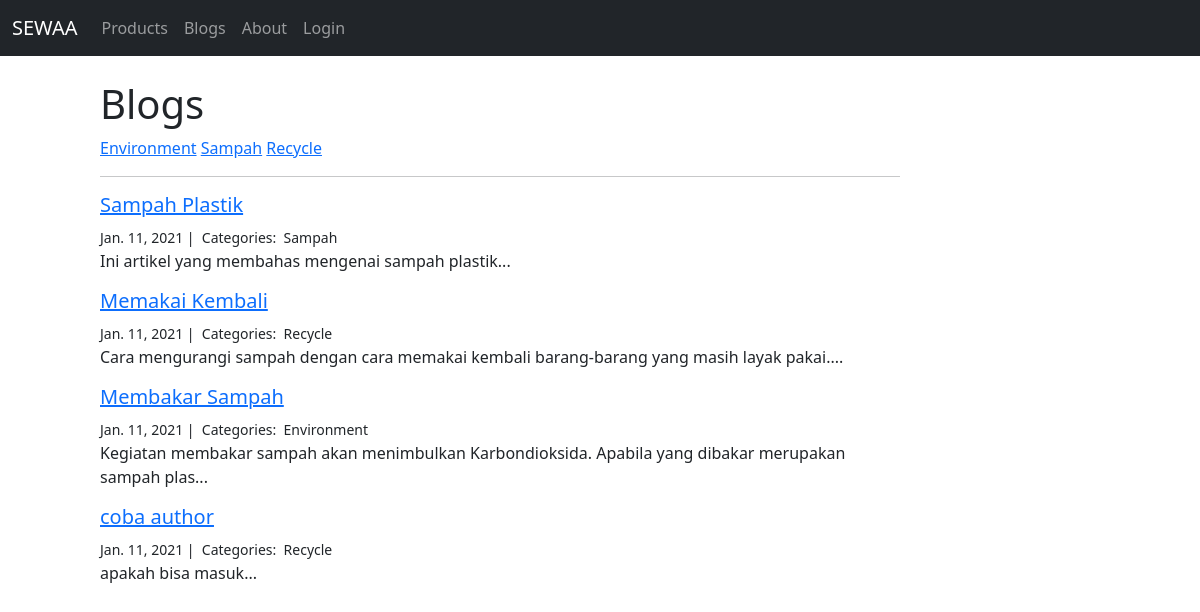
Screenshot of /blog/ with the database file from the repository.
### blog/models.py (models this page shows, shortened)
class Category(models.Model):
    name = models.CharField(max_length=50)
    def __str__(self):
        return self.name

class Blog(models.Model):
    title = models.CharField(max_length=200)
    text = models.TextField()
    created_on = models.DateTimeField(auto_now_add=True)
    last_modified = models.DateTimeField(auto_now=True)
    category = models.ManyToManyField('Category', related_name='posts')
    author = models.ForeignKey(User, null=True, blank=True, on_delete=models.CASCADE)

### blog/views.py (the view)
# urls.py: path('', views.index, name='index'),
def index(request):
    blogs = Blog.objects.all()
    categories = Category.objects.all()
    return render(request, 'blog/index.html', {
        'blogs' : blogs,
        'categories' : categories,
    })

### blog/templates/blog/index.html (shortened to what this page needs)
{% extends "base.html" %}
{% block body %}
<div class="col-md-8 offset-md-1">
    <h1>Blogs</h1>
    <nav>
        {% for category in categories %}
            <a href="{% url 'blog:blog_category' category=category.name %}">{{ category }}</a>
        {% endfor %}
    </nav>
    <hr>
    {% for blog in blogs %}
    <h5><a href="{% url 'blog:blog_detail' id=blog.id %}">{{ blog.title }}</a></h5>
    <small>
        {{ blog.created_on.date }} |&nbsp;
        Categories:&nbsp;
        {% for category in blog.category.all %}
            {{ category.name }}&nbsp;
        {% endfor %}
    </small>
    <p>{{ blog.text | slice:":100" }}...</p>
    {% endfor %}
</div>
{% endblock %}

### templates/base.html (shortened to what this page needs)
<!doctype html>
<html lang="en">
  <head>
    <link href="https://cdn.jsdelivr.net/npm/bootstrap@5.0.0-beta1/dist/css/bootstrap.min.css" rel="stylesheet">
  </head>
  <body>
    {% include 'navbar.html' %}
    <dif class="container">
      {% block body %}
      {% endblock %}
    </dif>
  </body>
</html>

### templates/navbar.html (shortened to what this page needs)
<nav class="navbar navbar-expand-lg navbar-dark bg-dark">
    <div class="container-fluid">
      <a class="navbar-brand" href="/">SEWAA</a>
      <div class="collapse navbar-collapse" id="navbarNavAltMarkup">
        <div class="navbar-nav">
          <a class="nav-link" href="{% url 'product:index' %}">Products</a>
          <a class="nav-link" href="{% url 'blog:index' %}">Blogs</a>
          <a class="nav-link" href="{% url 'product:about' %}">About</a>
          {% if user.is_authenticated %}
          <a class="nav-link" href="{% url 'product:profile' %}">Profile</a>
            <a class="nav-link" href="{% url 'logout'%}">Logout</a>
          {% else %}
          <a class="nav-link" href="{% url 'login'%}?next={{request.path}}">Login</a>
          {% endif %}
        </div>
      </div>
    </div>
  </nav>

### rows the page displays
Category: name "Environment"
Category: name "Sampah"
Category: name "Recycle"
Blog: title "Sampah Plastik", created_on "Jan. 11, 2021", text "Ini artikel yang membahas mengenai sampah plastik"
Blog: title "Memakai Kembali", created_on "Jan. 11, 2021", text "Cara mengurangi sampah dengan cara memakai kembali barang-barang yang masih layak pakai."
Blog: title "Membakar Sampah", created_on "Jan. 11, 2021", text "Kegiatan membakar sampah akan menimbulkan Karbondioksida. Apabila yang dibakar merupakan sampah plas"
Blog: title "coba author", created_on "Jan. 11, 2021", text "apakah bisa masuk"
